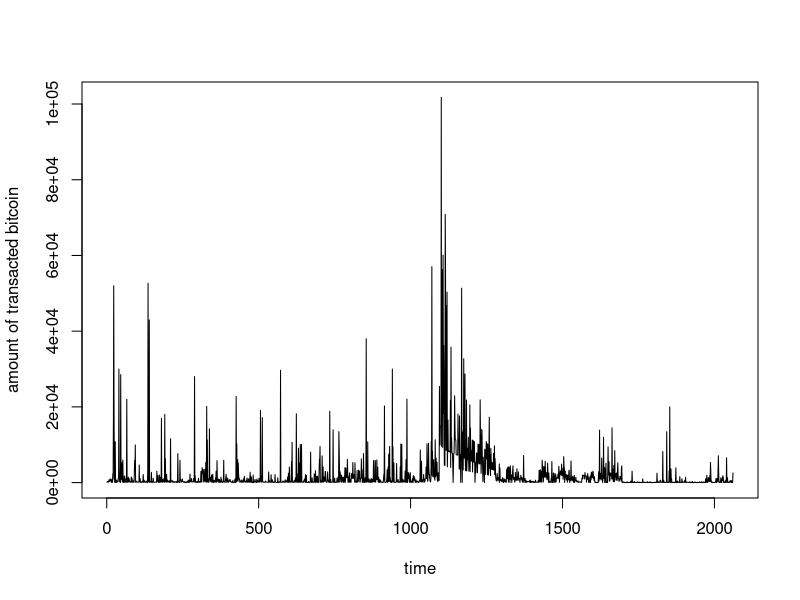

This chart was generated by the following R code:
rm(list=ls())

#1.
dat <- read.csv("summarised_data.csv",header = T)
dat <- dat[order(dat$Time),]

index_repeated_block<-c()
for(i in 2:dim(dat)[1]){
  if(dat$Height[i-1]!=dat$Height[i]|i==2){
    index_repeated_block[i]<-i
  }else{
    index_repeated_block[i]<-0
  }
}

index_repeated_block <- index_repeated_block[-which(index_repeated_block==0|is.na(index_repeated_block))]
date.dat <- data.frame(block = dat$Height[index_repeated_block], date=dat$block_date[index_repeated_block], hour=dat$block_hour[index_repeated_block], minute=dat$block_minute[index_repeated_block], second=dat$block_second[index_repeated_block])

diff.day<-c()
diff.hour<-c()
diff.min<-c()
diff.sec<-c()
for (i in 1:dim(date.dat)[1]-1){
  diff.day[i] <- as.Date(date.dat$date[i+1], format="%m/%d/%Y")-as.Date(date.dat$date[i], format="%m/%d/%Y")
}

for (i in 1:dim(date.dat)[1]-1){
  diff.hour[i] <- date.dat$hour[i+1]-date.dat$hour[i]
}

for (i in 1:dim(date.dat)[1]-1){
  diff.min[i] <- date.dat$minute[i+1]-date.dat$minute[i]
}

for (i in 1:dim(date.dat)[1]-1){
  diff.sec[i] <- date.dat$second[i+1]-date.dat$second[i]
}

for(i in 1:length(diff.day)){
  if(diff.sec[i]<0){
    diff.min[i] <- diff.min[i]-1
    diff.sec[i] <- diff.sec[i]+60
    if(diff.min[i]<0){
      diff.hour[i] <- diff.hour[i]-1
      diff.min[i] <- diff.min[i]+60
      if(diff.hour[i]<0){
        diff.day[i] <- diff.day[i]-1
        diff.hour[i] <- diff.hour[i]+24}
      else{
        diff.day[i] <- diff.day[i]
        diff.hour[i] <- diff.hour[i]
      }}
    else{
      diff.hour[i] <- diff.hour[i]
      diff.min[i] <- diff.min[i]
      if(diff.hour[i]<0){
        diff.day[i] <- diff.day[i]-1
        diff.hour[i] <- diff.hour[i]+24}
      else{
        diff.day[i] <- diff.day[i]
        diff.hour[i] <- diff.hour[i]
      }
    }}
  else{
    diff.min[i] <- diff.min[i]
    diff.sec[i] <- diff.sec[i]
    if(diff.min[i]<0){
      diff.hour[i] <- diff.hour[i]-1
      diff.min[i] <- diff.min[i]+60
      if(diff.hour[i]<0){
        diff.day[i] <- diff.day[i]-1
        diff.hour[i] <- diff.hour[i]+24}
      else{
        diff.day[i] <- diff.day[i]
        diff.hour[i] <- diff.hour[i]
      }}
    else{
      diff.hour[i] <- diff.hour[i]
      diff.min[i] <- diff.min[i]
      if(diff.hour[i]<0){
        diff.day[i] <- diff.day[i]-1
        diff.hour[i] <- diff.hour[i]+24}
      else{
        diff.day[i] <- diff.day[i]
        diff.hour[i] <- diff.hour[i]
      }
    }}
}


num_transaction_block <- tapply(dat$trans_per_block,dat$Height,mean)
average_number_of_transaction <- mean(num_transaction_block)
average_number_of_transaction

num_quantity_block <- tapply(dat$total_btc_per_block,dat$Height,mean)
average_number_of_transaction_quantity <- mean(num_quantity_block)
average_number_of_transaction_quantity

time.diff.dat <- as.data.frame(cbind(diff.day,diff.hour,diff.min,diff.sec))
all.sec <- time.diff.dat$diff.day*24*60*60+time.diff.dat$diff.hour*60*60+time.diff.dat$diff.min*60+time.diff.dat$diff.sec
average_time_elasped <- sum(all.sec)/dim(time.diff.dat)[1]
average_time_elasped

outcome <- as.data.frame(cbind(average_number_of_transaction,average_number_of_transaction_quantity,average_time_elasped))


#2.
v <- tapply(dat$trans_num,dat$Time,sum)
diff.v<-c()
for(i in 1:length(v)-1){
 diff.v[i] <- v[i+1]-v[i]
}

Q3 <- summary(diff.v)[5]
Q1 <- summary(diff.v)[2]
IQR <- Q3-Q1
I <- c(Q1-1.5*IQR,Q3+1.5*IQR)

index_steeps <- which(diff.v<I[1]|diff.v>I[2])
index_steeps
plot(v,type="l",xlab="time",ylab="amount of transacted bitcoin",main="")


#3

#reade and change the time format of price data
price_dat <- read.csv("Bitcoin Historical Data - Investing.com.csv", header = FALSE)
temp_price <- price_dat[-c(1),]
price_temp <- data.frame(date_temp=temp_price$V1, price=temp_price$V2)
price_temp$newdate <- strptime(as.character(price_temp$date_temp), "%Y-%m-%d")
price_temp$date<- format(price_temp$newdate, "%m/%d/%Y")

#neat price data contain two column: date and price, ex. date format is "08/10/2019"
price <- data.frame(date=price_temp$date, price=price_temp$price)

#change the time format of trancation data 
date_transnum <- unique(data.frame(date=dat$block_date, num_transaction=dat$trans_per_day))
date_transnum$newdate <- strptime(as.character(date_transnum$date), "%m/%d/%Y")
date_transnum$ndate<- format(date_transnum$newdate, "%m/%d/%Y")

#neat trancation data contain two column: date and total transaction number per day
transnum <- data.frame(date=date_transnum$ndate, num_transaction=date_transnum$num_transaction)

#merged data, containing price and transaction per day
trans_price <- merge(price, transnum, by.x = "date", by.y = "date", all = TRUE)


